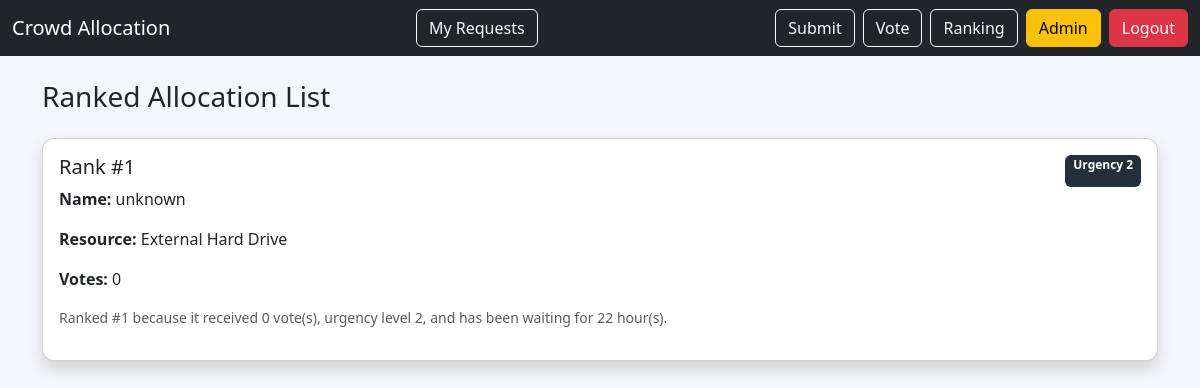
The app's page /ranking (signed in) with its own data.
### app.py (models this page shows)
class ResourceRequest(db.Model):
    id = db.Column(db.Integer, primary_key=True)
    user_id = db.Column(db.Integer, db.ForeignKey("user.id"))
    name = db.Column(db.String(100), nullable=False)
    resource = db.Column(db.String(200), nullable=False)
    reason = db.Column(db.Text, nullable=False)
    urgency = db.Column(db.Integer, nullable=False)
    created_at = db.Column(db.DateTime, default=datetime.now)
    allocated = db.Column(db.Boolean, default=False)
    votes = db.relationship("Vote", backref="request", lazy=True)

### app.py (the view)
@app.route("/ranking")
def ranking():
    if "user_id" not in session:
        return redirect("/login")
    requests = ResourceRequest.query.filter_by(allocated=False).all()
    ranked = sorted(
        requests,
        key=lambda r: calculate_score(r),
        reverse=True
    )
    ranking_data = []
    for index, r in enumerate(ranked, start=1):
        waiting_hours = int(
            (datetime.now() - r.created_at).total_seconds() / 3600
        )
        ranking_data.append({
            "rank": index,
            "name": r.name,
            "resource": r.resource,
            "urgency": r.urgency,
            "votes": len(r.votes),
            "explanation": (
                f"Ranked #{index} because it received {len(r.votes)} vote(s), "
                f"urgency level {r.urgency}, "
                f"and has been waiting for {waiting_hours} hour(s)."
            )
        })
    return render_template("ranking.html", ranking=ranking_data)

### app.py (called while the page is built)
def calculate_score(req):
    votes = len(req.votes) * 10
    urgency = req.urgency * 2
    waiting_hours = min(
        (datetime.now() - req.created_at).total_seconds() / 3600,
        10
    )
    return votes + urgency + waiting_hours

### templates/ranking.html (shortened to what this page needs)
{% extends "base.html" %}
{% block content %}
<h3 class="mb-4">Ranked Allocation List</h3>
{% for r in ranking %}
<div class="card shadow p-3 mb-3">
    <div class="d-flex justify-content-between">
        <h5>Rank #{{ r.rank }}</h5>
        <span class="badge urgency-{{ r.urgency }}">
            Urgency {{ r.urgency }}
        </span>
    </div>
    <p><b>Name:</b> {{ r.name }}</p>
    <p><b>Resource:</b> {{ r.resource }}</p>
    <p><b>Votes:</b> {{ r.votes }}</p>
    <p class="text-muted small">
        {{ r.explanation }}
    </p>
</div>
{% endfor %}
{% endblock %}

### templates/base.html (style rules this page uses)
body { background-color: #f4f6f9; }
.card { border-radius: 12px; }
.urgency-2 { background: #252e3b; }

### records on screen
ResourceRequest: rank "1", urgency "2", name "unknown", resource "External Hard Drive", votes "0", explanation "Ranked #1 because it received 0 vote(s), urgency level 2, and has been waiting for 22 hour(s)."
